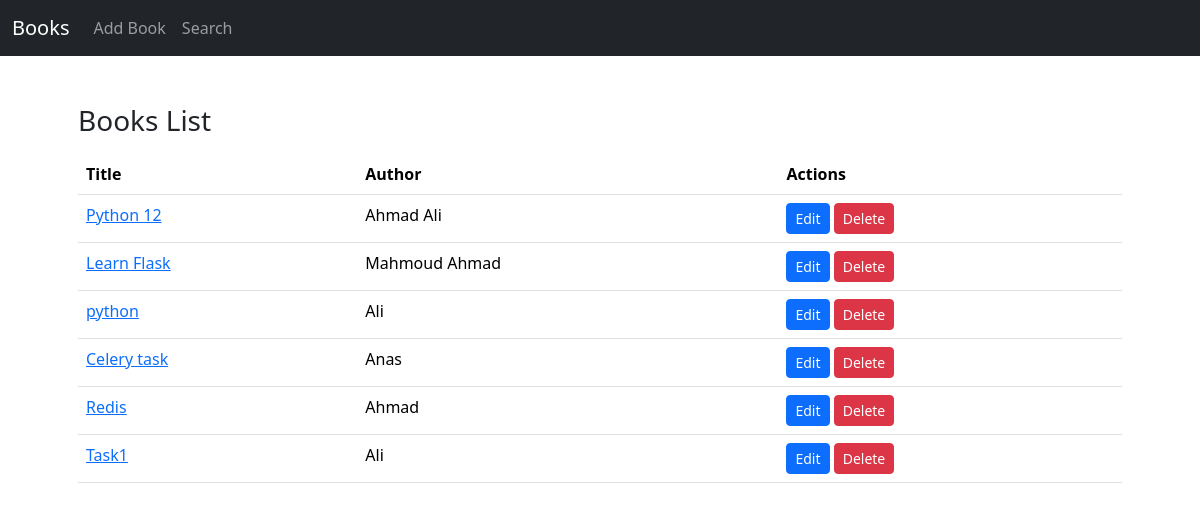
Before: / with the older database file.
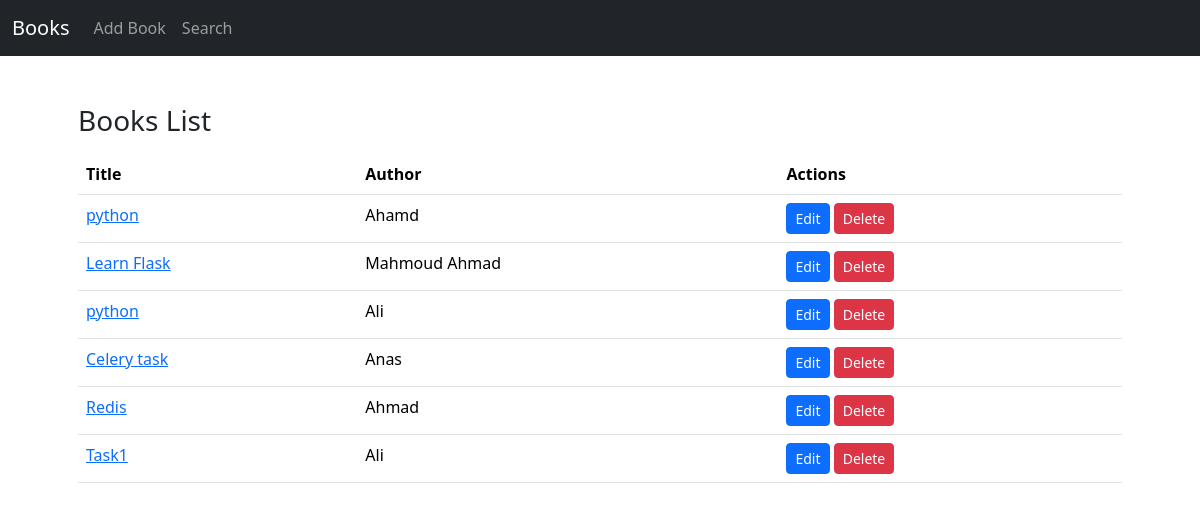
After: the same page with the newer database file.
### models.py (models this page shows)
class Book(db.Model):
    id = db.Column(db.Integer, primary_key=True)
    title = db.Column(db.String(100),nullable=False)
    author_id = db.Column(db.Integer,db.ForeignKey('author.id'),nullable=False)
    reviews = db.relationship('Review',backref='book',lazy=True)

class Author(db.Model):
    id = db.Column(db.Integer, primary_key=True)
    name = db.Column(db.String(100),nullable=False)
    books = db.relationship('Book',backref='author',lazy=True)

### web.py (the view)
@app.route('/')
def index():
    books = Book.query.all()
    return render_template("index.html",books=books)

### templates/index.html
{% extends "base.html" %}
{% block body %}
    <h3>Books List</h3>
    <table class="table mt-3">
        <thead>
            <tr>
                <th>Title</th>
                <th>Author</th>
                <th>Actions</th>
            </tr>
        </thead>
        <tbody>
            {% for book in books %}
            <tr>
                <td><a href="{{url_for('book_detail', id=book.id)}}">{{book.title}}</a></td>
                <td>{{book.author.name}}</td>
                <td>
                    <a href="{{url_for('edit_book', id=book.id) }}" class="btn btn-sm btn-primary">Edit</a>
                    <a href="{{url_for('delete_book', id=book.id) }}" class="btn btn-sm btn-danger">Delete</a>
                </td>
            </tr>
            {% endfor %}
        </tbody>
    </table>
{% endblock body %}

### templates/base.html (shortened to what this page needs)
<!doctype html>
<html lang="en">
  <head>
    <link href="https://cdn.jsdelivr.net/npm/bootstrap@5.3.5/dist/css/bootstrap.min.css" rel="stylesheet">
  </head>
  <body>
    <nav class="navbar navbar-expand-lg navbar-dark bg-dark">
        <div class="container-fluid">
          <a class="navbar-brand" href="/">Books</a>
          <div class="collapse navbar-collapse" id="navbarNav">
            <ul class="navbar-nav">
              <li class="nav-item">
                <a class="nav-link" href="/add-book">Add Book</a>
              </li>
              <li class="nav-item">
                <a class="nav-link" href="{{url_for('search_books')}}">Search</a>
              </li>
            </ul>
          </div>
        </div>
    </nav>
    <div class="container p-5">
        {% block body %}
        {% endblock body %}
    </div>
  </body>
</html>

Changed rows visible on the page:
changed Book: title "Python 12" → "python"; author.name "Ahmad Ali" → "Ahamd"
